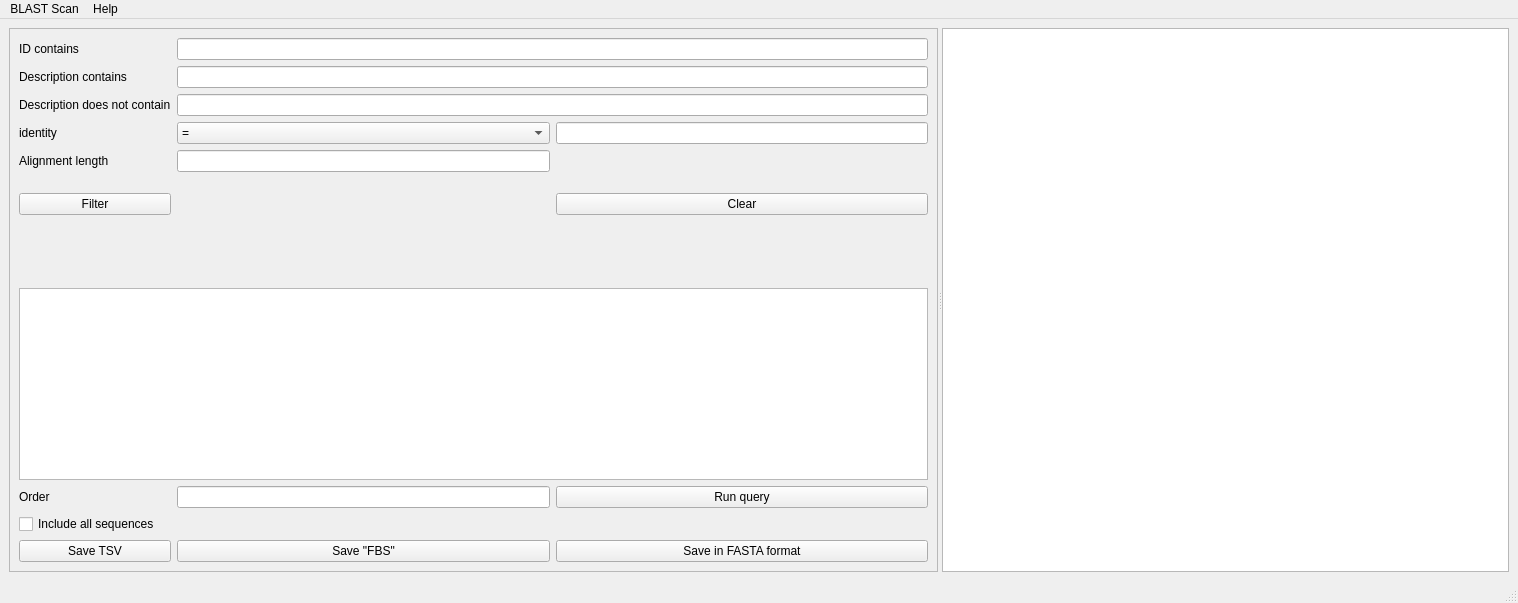
<?xml version="1.0" encoding="UTF-8"?>
<ui version="4.0">
 <class>MainWindow</class>
 <widget class="QMainWindow" name="MainWindow">
  <property name="geometry">
   <rect>
    <x>0</x>
    <y>0</y>
    <width>1518</width>
    <height>603</height>
   </rect>
  </property>
  <property name="windowTitle">
   <string>MainWindow</string>
  </property>
  <widget class="QWidget" name="centralwidget">
   <layout class="QHBoxLayout" name="horizontalLayout">
    <item>
     <widget class="QSplitter" name="splitter">
      <property name="orientation">
       <enum>Qt::Horizontal</enum>
      </property>
      <widget class="QFrame" name="frame">
       <property name="frameShape">
        <enum>QFrame::StyledPanel</enum>
       </property>
       <property name="frameShadow">
        <enum>QFrame::Raised</enum>
       </property>
       <layout class="QVBoxLayout" name="verticalLayout">
        <item>
         <layout class="QGridLayout" name="gridLayout">
          <item row="4" column="1">
           <widget class="QComboBox" name="cb_identity_relation">
            <item>
             <property name="text">
              <string>=</string>
             </property>
            </item>
            <item>
             <property name="text">
              <string>&gt;=</string>
             </property>
            </item>
            <item>
             <property name="text">
              <string>&lt;=</string>
             </property>
            </item>
           </widget>
          </item>
          <item row="1" column="1" colspan="2">
           <widget class="QLineEdit" name="le_description1"/>
          </item>
          <item row="1" column="0">
           <widget class="QLabel" name="label_2">
            <property name="text">
             <string>Description contains</string>
            </property>
           </widget>
          </item>
          <item row="6" column="0">
           <widget class="QPushButton" name="pb_filter">
            <property name="text">
             <string>Filter</string>
            </property>
           </widget>
          </item>
          <item row="0" column="0">
           <widget class="QLabel" name="label">
            <property name="text">
             <string>ID contains</string>
            </property>
           </widget>
          </item>
          <item row="5" column="0">
           <widget class="QLabel" name="label_4">
            <property name="text">
             <string>Alignment length</string>
            </property>
           </widget>
          </item>
          <item row="5" column="1">
           <widget class="QLineEdit" name="le_align_length"/>
          </item>
          <item row="3" column="1" colspan="2">
           <widget class="QLineEdit" name="le_description2"/>
          </item>
          <item row="6" column="1">
           <spacer name="verticalSpacer">
            <property name="orientation">
             <enum>Qt::Vertical</enum>
            </property>
            <property name="sizeHint" stdset="0">
             <size>
              <width>20</width>
              <height>40</height>
             </size>
            </property>
           </spacer>
          </item>
          <item row="4" column="0">
           <widget class="QLabel" name="label_3">
            <property name="text">
             <string>identity</string>
            </property>
           </widget>
          </item>
          <item row="7" column="0">
           <spacer name="verticalSpacer_2">
            <property name="orientation">
             <enum>Qt::Vertical</enum>
            </property>
            <property name="sizeHint" stdset="0">
             <size>
              <width>20</width>
              <height>40</height>
             </size>
            </property>
           </spacer>
          </item>
          <item row="3" column="0">
           <widget class="QLabel" name="label_5">
            <property name="text">
             <string>Description does not contain</string>
            </property>
           </widget>
          </item>
          <item row="4" column="2">
           <widget class="QLineEdit" name="le_identity"/>
          </item>
          <item row="12" column="2">
           <widget class="QPushButton" name="pb_save_fasta">
            <property name="text">
             <string>Save in FASTA format</string>
            </property>
           </widget>
          </item>
          <item row="12" column="1">
           <widget class="QPushButton" name="pb_save_fbs">
            <property name="text">
             <string>Save &quot;FBS&quot;</string>
            </property>
           </widget>
          </item>
          <item row="6" column="2">
           <widget class="QPushButton" name="pb_clear">
            <property name="text">
             <string>Clear</string>
            </property>
           </widget>
          </item>
          <item row="0" column="1" colspan="2">
           <widget class="QLineEdit" name="le_id"/>
          </item>
          <item row="8" column="0" colspan="3">
           <widget class="QPlainTextEdit" name="pte_sql"/>
          </item>
          <item row="11" column="0">
           <widget class="QCheckBox" name="cb_include_all_seq">
            <property name="text">
             <string>Include all sequences</string>
            </property>
           </widget>
          </item>
          <item row="12" column="0">
           <widget class="QPushButton" name="pb_save_tsv">
            <property name="text">
             <string>Save TSV</string>
            </property>
           </widget>
          </item>
          <item row="9" column="1">
           <widget class="QLineEdit" name="le_order"/>
          </item>
          <item row="9" column="0">
           <widget class="QLabel" name="label_6">
            <property name="text">
             <string>Order</string>
            </property>
           </widget>
          </item>
          <item row="9" column="2">
           <widget class="QPushButton" name="pb_run_query">
            <property name="text">
             <string>Run query</string>
            </property>
           </widget>
          </item>
         </layout>
        </item>
       </layout>
      </widget>
      <widget class="QTableView" name="tw"/>
     </widget>
    </item>
   </layout>
  </widget>
  <widget class="QMenuBar" name="menubar">
   <property name="geometry">
    <rect>
     <x>0</x>
     <y>0</y>
     <width>1518</width>
     <height>22</height>
    </rect>
   </property>
   <widget class="QMenu" name="menuQuit">
    <property name="title">
     <string>BLAST Scan</string>
    </property>
    <addaction name="action_load_file"/>
    <addaction name="action_quit"/>
   </widget>
   <widget class="QMenu" name="menuHelp">
    <property name="title">
     <string>Help</string>
    </property>
    <addaction name="actionAbout"/>
   </widget>
   <addaction name="menuQuit"/>
   <addaction name="menuHelp"/>
  </widget>
  <widget class="QStatusBar" name="statusbar"/>
  <action name="action_quit">
   <property name="text">
    <string>Quit</string>
   </property>
  </action>
  <action name="action_load_file">
   <property name="text">
    <string>Load file</string>
   </property>
  </action>
  <action name="actionAbout">
   <property name="text">
    <string>About</string>
   </property>
  </action>
 </widget>
 <resources/>
 <connections/>
</ui>
